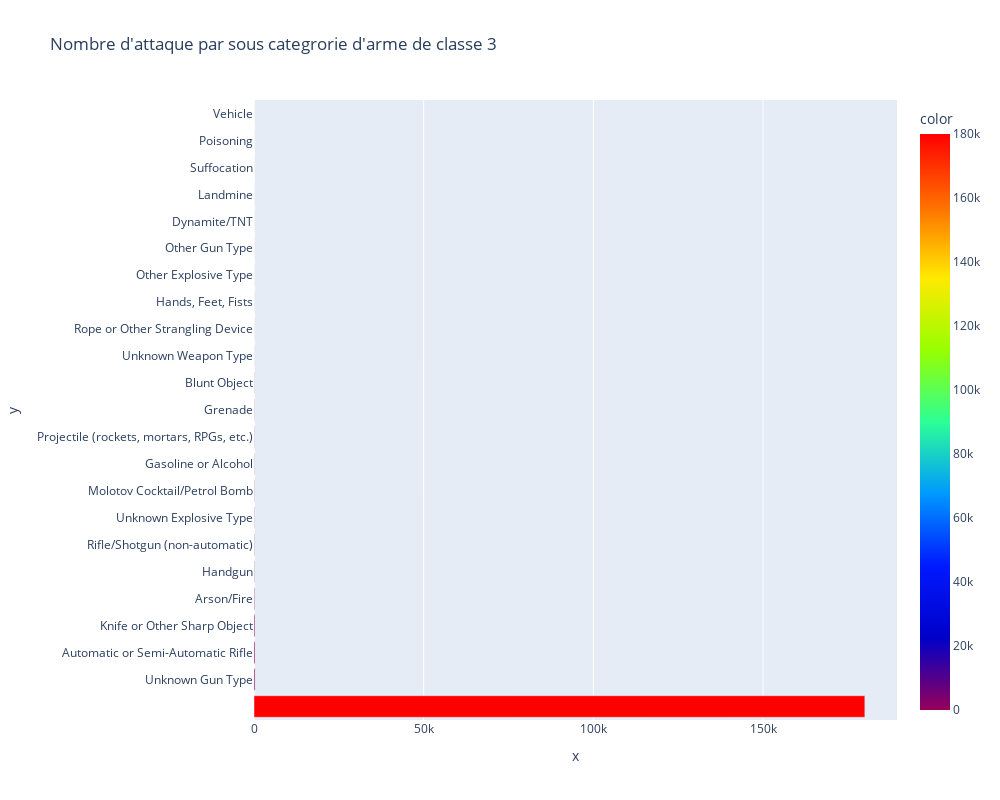

Source (notebook cell):
### Code cell
countsSub3 = cleaned_data['weapsubtype3_txt'].value_counts()
fig = px.bar(cleaned_data, x=countsSub3.values, y=countsSub3.index, height=800, width=1000,color=countsSub3.values,color_continuous_scale=px.colors.sequential.Rainbow, orientation='h', title="Nombre d'attaque par sous categrorie d'arme de classe 3")
fig.show()

### Figure 1 — Plotly figure (JSON) as saved in the notebook; plotly's stock layout.template omitted (floating-point values rounded to 4 significant figures)
{"data": [{"alignmentgroup": "True", "hovertemplate": "x=%{x}<br>y=%{y}<br>color=%{marker.color}<extra></extra>", "legendgroup": "", "marker": {"color": [179998, 310, 301, 267, 174, 92, 87, 72, 70, 65, 61, 55, 52, 17, 15, 12, 11, 9, 8, 8, 4, 2, 1], "coloraxis": "coloraxis", "pattern": {"shape": ""}}, "name": "", "offsetgroup": "", "orientation": "h", "showlegend": false, "textposition": "auto", "type": "bar", "x": [179998, 310, 301, 267, 174, 92, 87, 72, 70, 65, 61, 55, 52, 17, 15, 12, 11, 9, 8, 8, 4, 2, 1], "xaxis": "x", "y": [" ", "Unknown Gun Type", "Automatic or Semi-Automatic Rifle", "Knife or Other Sharp Object", "Arson/Fire", "Handgun", "Rifle/Shotgun (non-automatic)", "Unknown Explosive Type", "Molotov Cocktail/Petrol Bomb", "Gasoline or Alcohol", "Projectile (rockets, mortars, RPGs, etc.)", "Grenade", "Blunt Object", "Unknown Weapon Type", "Rope or Other Strangling Device", "Hands, Feet, Fists", "Other Explosive Type", "Other Gun Type", "Dynamite/TNT", "Landmine", "Suffocation", "Poisoning", "Vehicle"], "yaxis": "y"}], "layout": {"barmode": "relative", "coloraxis": {"colorbar": {"title": {"text": "color"}}, "colorscale": [[0, "rgb(150,0,90)"], [0.125, "rgb(0,0,200)"], [0.25, "rgb(0,25,255)"], [0.375, "rgb(0,152,255)"], [0.5, "rgb(44,255,150)"], [0.625, "rgb(151,255,0)"], [0.75, "rgb(255,234,0)"], [0.875, "rgb(255,111,0)"], [1, "rgb(255,0,0)"]]}, "height": 800, "legend": {"tracegroupgap": 0}, "title": {"text": "Nombre d'attaque par sous categrorie d'arme de classe 3"}, "width": 1000, "xaxis": {"anchor": "y", "domain": [0, 1], "title": {"text": "x"}}, "yaxis": {"anchor": "x", "domain": [0, 1], "title": {"text": "y"}}}}
